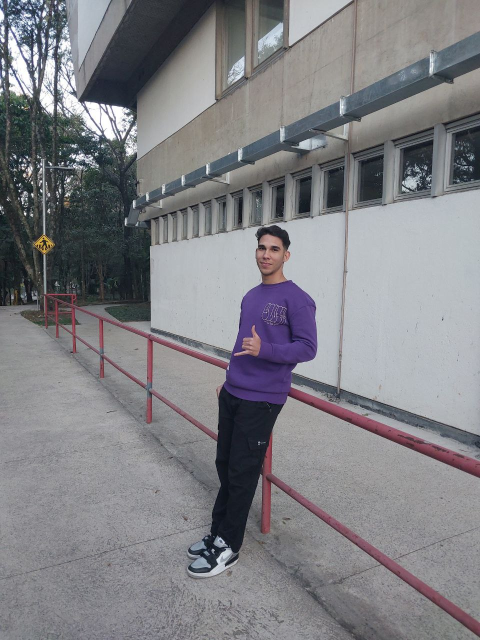
#> input picture input.png, 960 x 1280 px (shown at 1/2 size)
$ python -i optFlow.py   (imports and definitions only)
#> lines starting #> are read from the running program, lines starting #| are printed output that depends on the picture
import cv2
import numpy as np

class OpticalFlowEngine:
    def __init__(self, method="DIS", scale=0.25):
        self.scale = scale
        self.prev_gray = None
        self.method = method.upper()

        # Initialize DIS (Fastest advanced CPU method)
        self.dis = cv2.DISOpticalFlow_create(cv2.DISOPTICAL_FLOW_PRESET_FAST)

        self.tvl1 = None
        if hasattr(cv2, 'optflow'):
            self.tvl1 = cv2.optflow.createOptFlow_DualTVL1()
            self.tvl1.setInnerIterations(5)
            self.tvl1.setOuterIterations(2)
            self.tvl1.setTau(0.15)

    def set_method(self, method_name):
        """Allows swapping methods via keyboard during exhibition"""
        self.method = method_name.upper()
        self.prev_gray = None # Clear history to avoid dimension mismatch

    def update(self, frame_bgr):
        gray = cv2.cvtColor(frame_bgr, cv2.COLOR_BGR2GRAY)

        if self.prev_gray is None:
            self.prev_gray = gray
            return np.zeros((gray.shape[0], gray.shape[1], 2), dtype=np.float32)

        # 1. Downscale for real-time performance
        prev_small = cv2.resize(self.prev_gray, None, fx=self.scale, fy=self.scale)
        curr_small = cv2.resize(gray, None, fx=self.scale, fy=self.scale)

        # 2. Dispatch to selected Algorithm
        if self.method == "DIS":
            flow_small = self.dis.calc(prev_small, curr_small, None)

        elif self.method == "TVL1":
            flow_small = self.tvl1.calc(prev_small, curr_small, None)

        else: # Default: Farneback (from your backSubtr.py)
            flow_small = cv2.calcOpticalFlowFarneback(
                prev_small, curr_small, None,
                0.5, 3, 15, 3, 5, 1.2, 0
            )

        # 1. Definir o limite mínimo de movimento (magnitude)
        # Ajuste esse valor de acordo com a sensibilidade desejada
        mag_threshold = 0.15

        # 2. Separar os canais X e Y do fluxo
        u = flow_small[..., 0]
        v = flow_small[..., 1]

        # 3. Calcular a magnitude do vetor de movimento para cada pixel
        magnitude = np.hypot(u, v)

        # 4. Zerar (eliminar) os vetores cuja magnitude for menor que o threshold
        flow_small[magnitude < mag_threshold] = 0

        flow_small = flow_small * 2

        # 5. Aplicar a suavização Gaussiana apenas nos movimentos relevantes que restaram
        #flow_small = cv2.GaussianBlur(flow_small, (15, 15), 5.0)

        # 6. Upscale back to original resolution
        h, w = gray.shape
        flow = cv2.resize(flow_small, (w, h))
        flow *= (1.0 / self.scale)

        self.prev_gray = gray.copy()
        return flow

>>> import cv2
>>> picture = cv2.imread('../../input.png')
#> picture is the input picture: shape (1280, 960, 3); mean B, G, R 132.1, 127.7, 127.8
>>> result = OpticalFlowEngine().update(picture)
#> in update, `gray = cv2.cvtColor(frame_bgr, cv2.COLOR_BGR2GRAY)`:
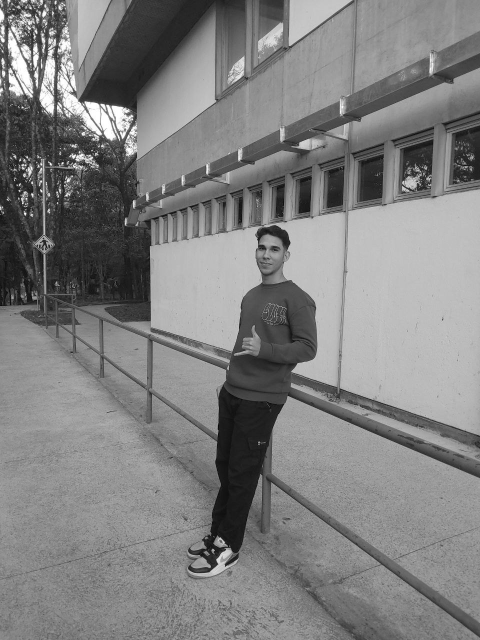
#> gray: shape (1280, 960) (shown at 1/2 size); min 0, max 255, mean 128.2
